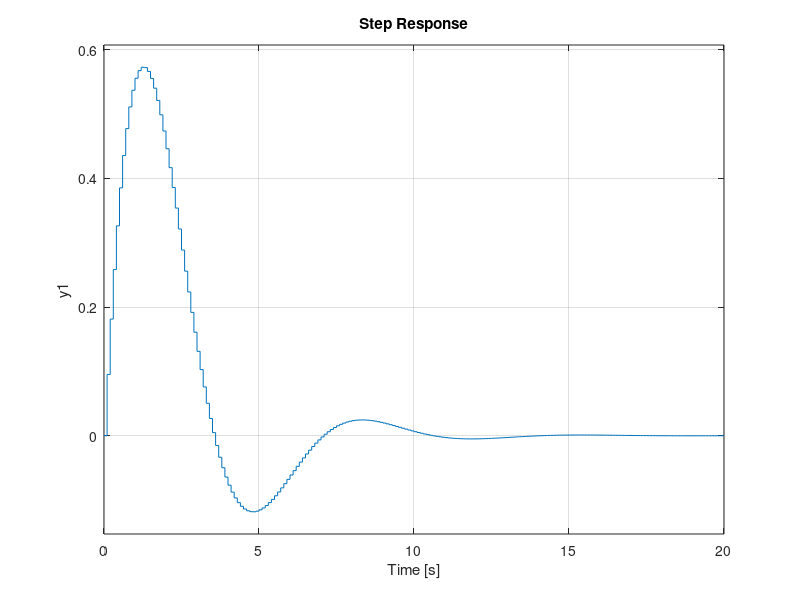

Write the MATLAB code that produced this figure.
clc
clear

T=0.1;

%rampa = T * tf([1 0], [1 -2 1], T);

Gs=tf(1, [1 1]);

Gz=c2d(Gs, T);

Hs=tf(1, [1 0]);

Hz=c2d(Hs, T);

FTMA = Gz;

FTMF = feedback(FTMA, Hz);
step(FTMF)

aux=minreal(tf([1 -1],[1 0],T)*FTMA);  % onde tf([1 -1],[1 0],T) = (z-1)/z = 1-z^-1
[n,d]=tfdata(aux,'v');
kv=(polyval(n,1)/polyval(d,1))/T;  % substituindo 1 em aux
ess=1/kv;

